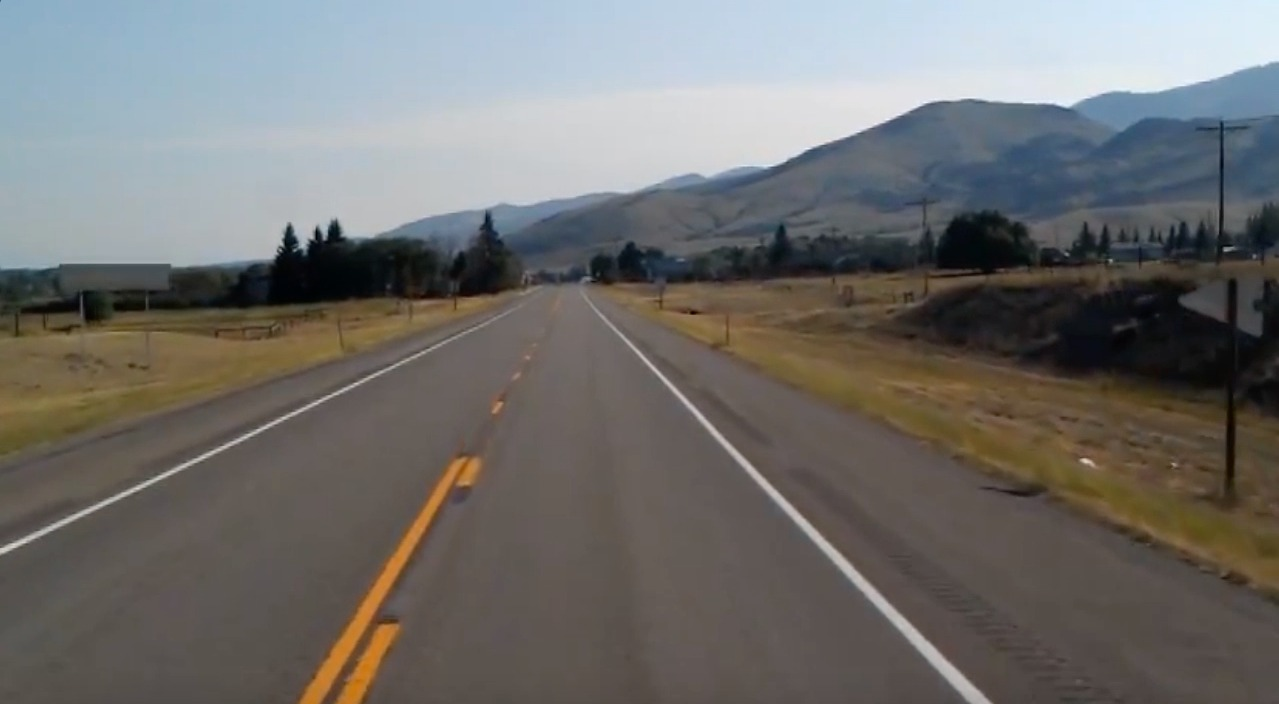
#> input picture lane_image.jpg, 1279 x 704 px
$ python lane.py
#> lines starting #> are read from the running program, lines starting #| are printed output that depends on the picture; after the words box and inside, x2 and y2 are one past the last pixel; in counts of white or black regions, pixels touching at a corner belong together
import cv2
import matplotlib.pyplot as plt
import numpy as np
import logging
import warnings
x = np.ones((1000, 1000)) * np.nan
with warnings.catch_warnings():
    warnings.simplefilter("ignore", category=RuntimeWarning)
    foo = np.nanmean(x, axis=1)

image=cv2.imread('lane_image.jpg')
#> image is the input picture: shape (704, 1279, 3); mean B, G, R 109.2, 111.3, 112.4
lane_image=np.copy(image)
hsv=cv2.cvtColor(lane_image, cv2.COLOR_BGR2HSV)
#> hsv: shape (704, 1279, 3); mean H, S, V 52.6, 51.7, 121.9

lower_white= np.array([0,0,0])
upper_white =np.array([0,0,255])
mask= cv2.inRange(hsv, lower_white, upper_white)
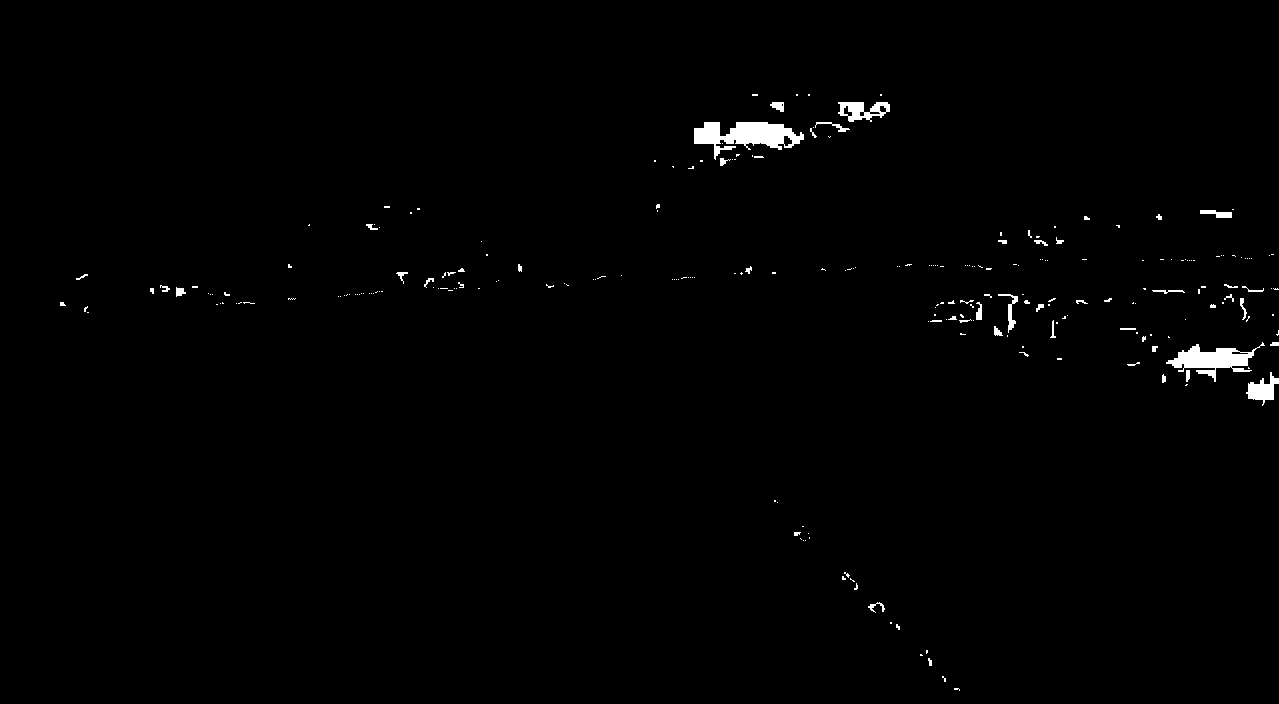
#> mask: shape (704, 1279); 0.85% white; 252 white regions (205 under 20 px), largest, box (x1, y1, x2, y2) and area: (694, 122, 804, 160) 2085, (1166, 342, 1265, 382) 1522, (838, 102, 890, 122) 593

edges = cv2.Canny(mask, 200, 400)
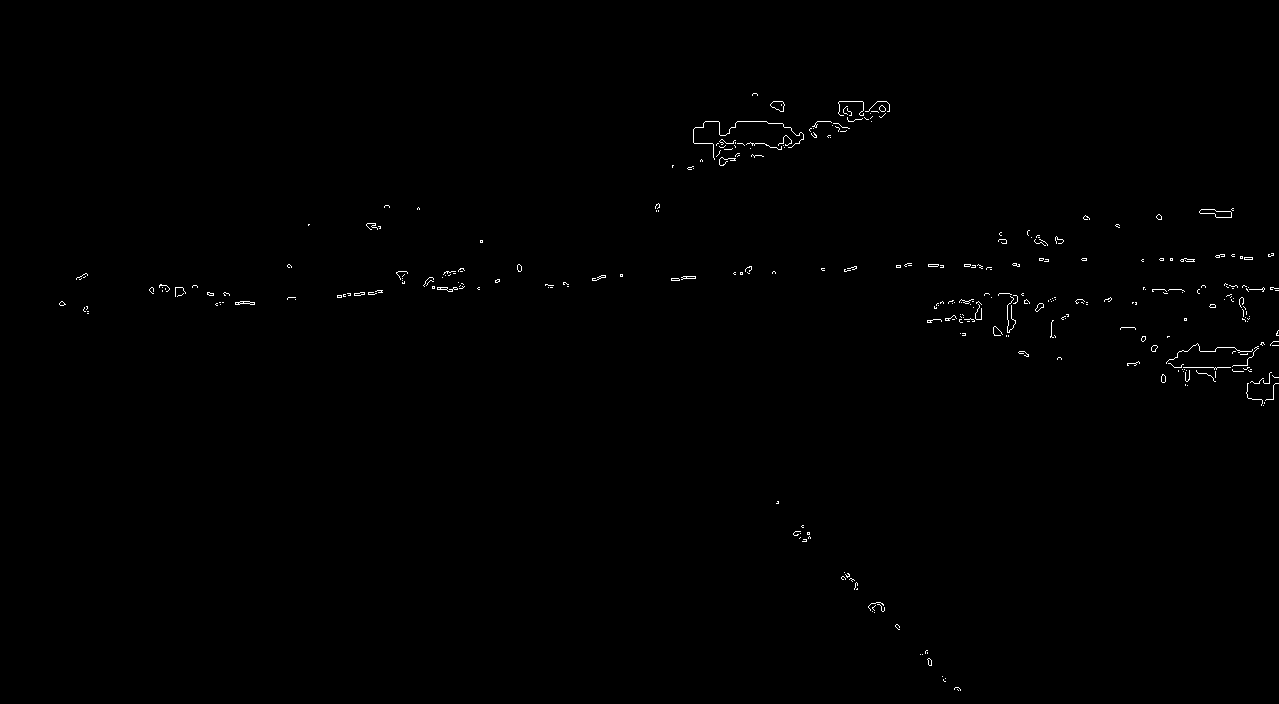
#> edges: shape (704, 1279); 0.38% white in thin lines or dots, all inside (x1, y1, x2, y2) = (59, 93, 1279, 691)


def region_of_interest(edges):
    height, width = edges.shape
    mask = np.zeros_like(edges)

    # only focus bottom half of the screen
    polygon = np.array([[
        (0, height * 1 / 2),
        (width, height * 1 / 2),
        (width, height),
        (0, height),
    ]], np.int32)

    cv2.fillPoly(mask, polygon, 255)
    cropped_edges = cv2.bitwise_and(edges, mask)
    return cropped_edges


def detect_line_segments(cropped_edges):
    # tuning min_threshold, minLineLength, maxLineGap is a trial and error process by hand
    rho = 1  # distance precision in pixel, i.e. 1 pixel
    angle = np.pi / 180  # angular precision in radian, i.e. 1 degree
    min_threshold = 10  # minimal of votes
    line_segments = cv2.HoughLinesP(cropped_edges, rho, angle, min_threshold,
                                    np.array([]), minLineLength=8, maxLineGap=4)

    return line_segments
def average_slope_intercept(frame, line_segments):
    """
    This function combines line segments into one or two lane lines
    If all line slopes are < 0: then we only have detected left lane
    If all line slopes are > 0: then we only have detected right lane
    """
    lane_lines = []
    if line_segments is None:
        logging.info('No line_segment segments detected')
        return lane_lines

    height, width, _ = frame.shape
    left_fit = []
    right_fit = []

    boundary = 1/3
    left_region_boundary = width * (1 - boundary)  # left lane line segment should be on left 2/3 of the screen
    right_region_boundary = width * boundary # right lane line segment should be on left 2/3 of the screen

    for line_segment in line_segments:
        for x1, y1, x2, y2 in line_segment:
            if x1 == x2:
                logging.info('skipping vertical line segment (slope=inf): %s' % line_segment)
                continue
            fit = np.polyfit((x1, x2), (y1, y2), 1)
            slope = fit[0]
            intercept = fit[1]
            if slope < 0:
                if x1 < left_region_boundary and x2 < left_region_boundary:
                    left_fit.append((slope, intercept))
            else:
                if x1 > right_region_boundary and x2 > right_region_boundary:
                    right_fit.append((slope, intercept))

    left_fit_average = np.average(left_fit, axis=0)
    if len(left_fit) > 0:
        lane_lines.append(make_points(frame, left_fit_average))

    right_fit_average = np.average(right_fit, axis=0)
    if len(right_fit) > 0:
        lane_lines.append(make_points(frame, right_fit_average))

    logging.debug('lane lines: %s' % lane_lines)  # [[[316, 720, 484, 432]], [[1009, 720, 718, 432]]]

    return lane_lines


def make_points(frame, line):
    height, width, _ = frame.shape
    slope, intercept = line
    y1 = height  # bottom of the frame
    y2 = int(y1 * 1 / 2)  # make points from middle of the frame down

    # bound the coordinates within the frame
    x1 = max(-width, min(2 * width, int((y1 - intercept) / slope)))
    x2 = max(-width, min(2 * width, int((y2 - intercept) / slope)))
    return [[x1, y1, x2, y2]]


roi = region_of_interest(edges)
#> in region_of_interest, `cv2.fillPoly(mask, polygon, 255)`:
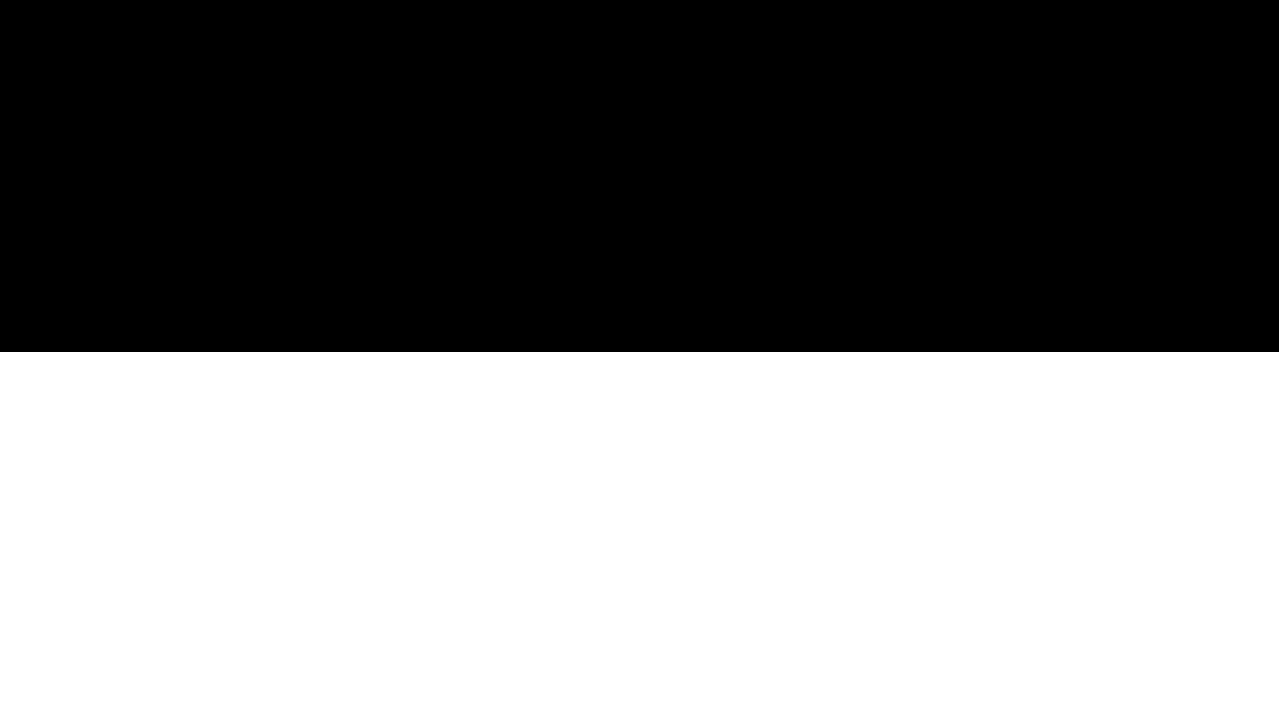
#> mask: shape (704, 1279); 50% white; 1 white region, box (x1, y1, x2, y2) and area: (0, 352, 1279, 704) 450208
#> in region_of_interest, `cropped_edges = cv2.bitwise_and(edges, mask)`:
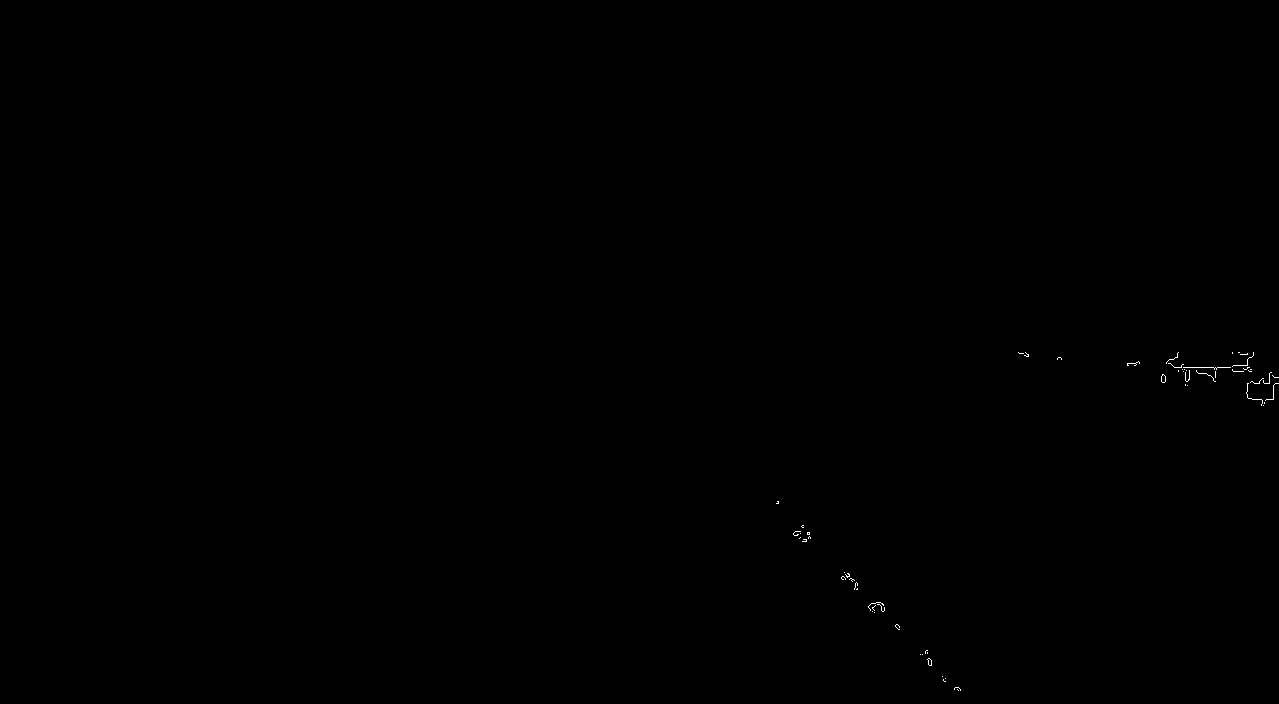
#> cropped_edges: shape (704, 1279); 0.07% white in thin lines or dots, all inside (x1, y1, x2, y2) = (776, 352, 1279, 691)
line_segments = detect_line_segments(roi)
#> in detect_line_segments, `line_segments = cv2.HoughLinesP(cropped_edges, rho, angle, min_thresho..`: line_segments = 23 rows, first 6: [1174, 367, 1230, 367], [1127, 363, 1139, 363], [847, 573, 857, 583], [1233, 365, 1247, 365], [1197, 372, 1207, 374], [1259, 382, 1267, 383]
lane = average_slope_intercept(image , line_segments)
#> the loop in average_slope_intercept, `for line_segment in line_segments:` made 23 passes
#> line_segment on passes 1 to 12: [[1174, 367, 1230, 367]], [[1127, 363, 1139, 363]], [[847, 573, 857, 583]], [[1233, 365, 1247, 365]], [[1197, 372, 1207, 374]], [[1259, 382, 1267, 383]], [[1247, 397, 1255, 399]], [[1233, 371, 1242, 371]], [[1263, 382, 1274, 384]], [[922, 654, 931, 663]], [[795, 531, 805, 541]], [[876, 602, 884, 610]]
#> after the loop in average_slope_intercept, `for line_segment in line_segments:`: left_fit = []; right_fit = [(7.41e-16, 367), (1, -274), (0.2, 132.6), (0.125, 224.6), (0.25, 85.25), (0.182, 152.4), (1, -268), (1, -264), (1, -274), (0.111, 239.8), (0.875, -166.5), (0.889, -171.9), (5.44e-15, 399), (3, -3379), (1, -271)]
#> in average_slope_intercept, `left_fit_average = np.average(left_fit, axis=0)`: left_fit_average = nan
#> in average_slope_intercept, `right_fit_average = np.average(right_fit, axis=0)`: right_fit_average = [0.709, -231.2]
#> in make_points, `slope, intercept = line`: slope = 0.709; intercept = -231.2
#> in make_points, `x1 = max(-width, min(2 * width, int((y1 - intercept) / slope)))`: x1 = 1319
#> in make_points, `x2 = max(-width, min(2 * width, int((y2 - intercept) / slope)))`: x2 = 822
#> lane = [[[1319, 704, 822, 352]]]


print (lane)
#| [[[1319, 704, 822, 352]]]

$ run again, with test_4.jpg copied over lane_image.jpg
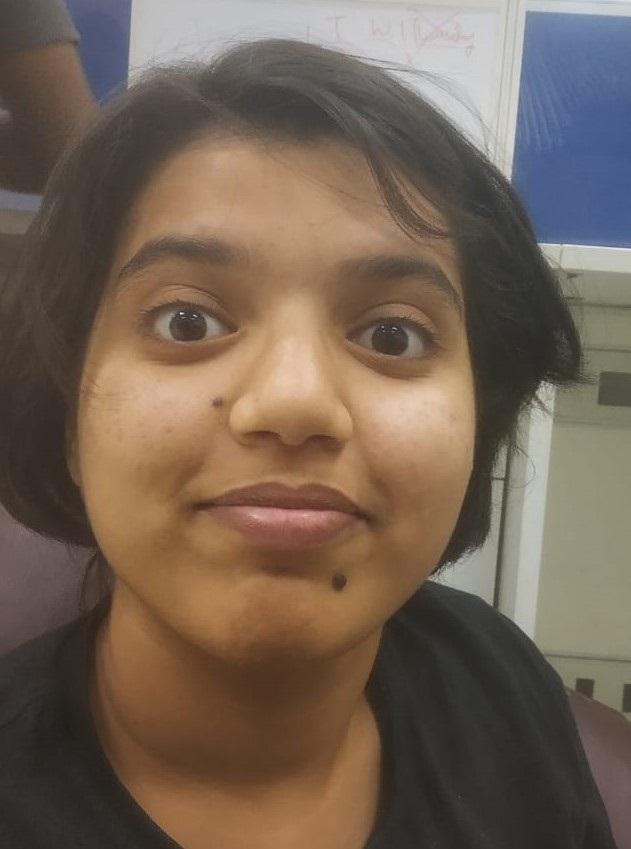
#> input picture test_4.jpg, 631 x 849 px
#> image is the input picture: shape (849, 631, 3); mean B, G, R 84.5, 98.9, 115.6
#> hsv: shape (849, 631, 3); mean H, S, V 26.8, 77.2, 119.1
#> `mask= cv2.inRange(hsv, lower_white, upper_white)`:
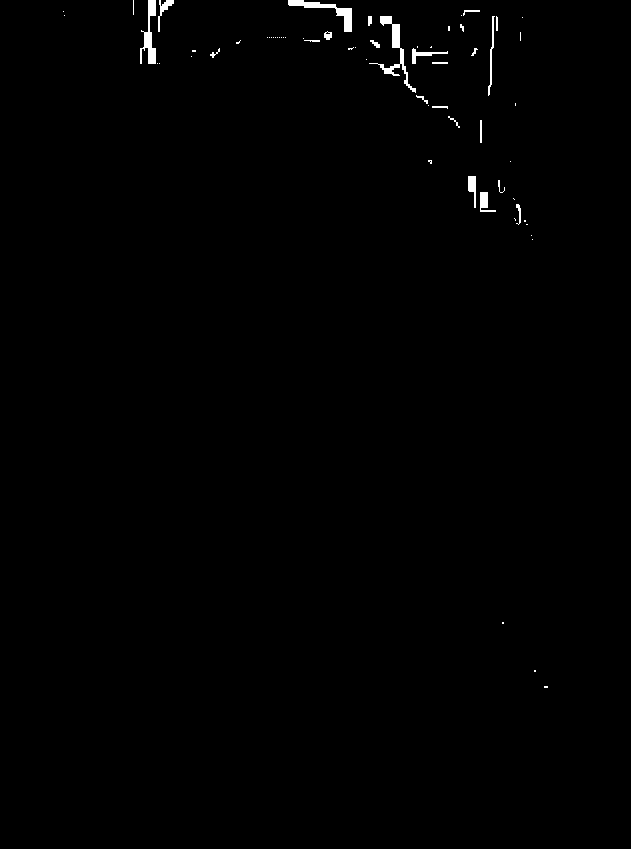
#> mask: shape (849, 631); 0.56% white; 65 white regions (42 under 20 px), largest, box (x1, y1, x2, y2) and area: (369, 16, 416, 93) 582, (288, 0, 352, 32) 511, (140, 0, 156, 64) 458
#> edges: shape (849, 631); 0.28% white in thin lines or dots, all inside (x1, y1, x2, y2) = (62, 0, 548, 688)
#> in region_of_interest, `cv2.fillPoly(mask, polygon, 255)`:
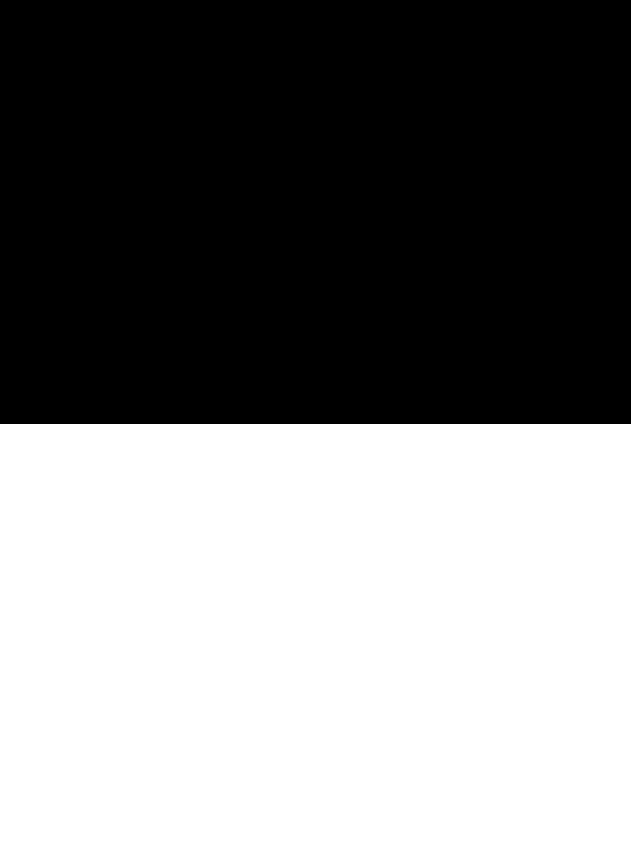
#> mask: shape (849, 631); 50.1% white; 1 black region, box (x1, y1, x2, y2) and area: (0, 0, 631, 424) 267544
#> cropped_edges: shape (849, 631); 0% white in thin lines or dots, all inside (x1, y1, x2, y2) = (544, 685, 548, 688)
#> line_segments = None
#> lane = []
